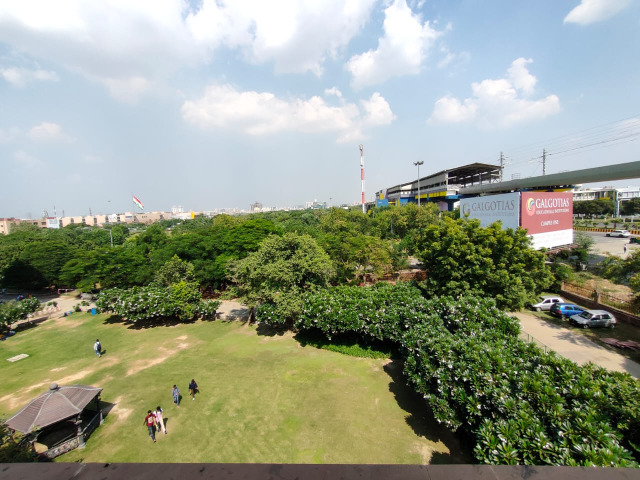
#> input picture Image Processing/Image Processing/image.jpeg, 1280 x 960 px (shown at 1/2 size)
$ jupyter execute --allow-errors 'image processing.ipynb'
#> lines starting #> are read from the running program, lines starting #| are printed output that depends on the picture
# Object Detection in Image

[cell 1]
# importing modules

import cv2
import numpy as np

#> (a cell that did not finish here is left out)

[cell 3]
with open("classes.names", "r") as f:
#> (reads Image Processing/Image Processing/classes.names from the repository)
    classes = [line.strip() for line in f.readlines()]
#> (the rest of this cell did not finish here and is left out)

[cell 4]
# Loading image for object detection

img = cv2.imread("image.jpeg")
#> img is the input picture: shape (960, 1280, 3); mean B, G, R 134.5, 154.6, 147.6
img = cv2.resize(img, None, fx=1, fy=0.8)
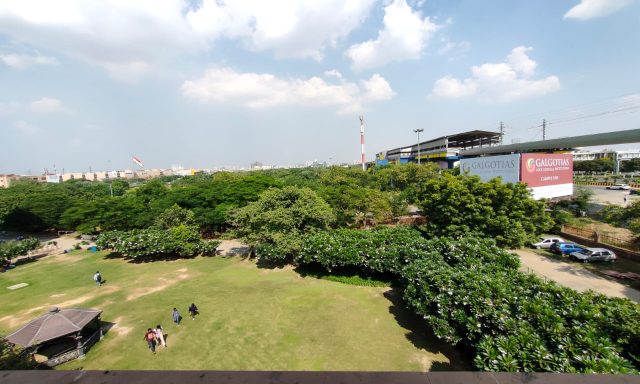
#> img: shape (768, 1280, 3) (shown at 1/2 size); mean B, G, R 134.5, 154.6, 147.6
height, width, channels = img.shape
#> height = 768; width = 1280; channels = 3

[cell 5]
# Detecting objects

blob = cv2.dnn.blobFromImage(img, 1/255, (416, 416), (0, 0, 0), True, crop=False)
#> (the rest of this cell did not finish here and is left out)

[cell 6]
# Showing informations on the screen

class_ids = []
confidences = []
boxes = []
#> (the rest of this cell did not finish here and is left out)

[cell 7]
found={}
indexes = cv2.dnn.NMSBoxes(boxes, confidences, 0.3, 0.3)
font = cv2.FONT_HERSHEY_PLAIN
for i in range(len(boxes)):
    if i in indexes:
        x, y, w, h = boxes[i]
        label = str(classes[class_ids[i]])
        color = colors[class_ids[i]]
        cv2.rectangle(img, (x, y), (x + w, y + h), color, 2)
        cv2.putText(img, label, (x, y + 30), font, 3, color, 3)
        if label in found:
            found[label]+=1
        else:
            found[label]=1
#> after the loop, found = 0 items

[cell 8]
# showing the result

cv2.imshow("Image", img)
cv2.waitKey(0)
cv2.destroyAllWindows()

[cell 9]
print(f'Objects detected are :')
for i in found:
    print(i,':',found[i])
#> this loop made 0 passes

[cell 10]
#input image

from IPython.display import Image
url = 'image.jpeg'
Image(url,width=900, height=10)

[cell 11]
# Output image

from IPython.display import Image
url = 'output.jpg'
Image(url,width=900, height=10)

[cell 12]
print(f'Objects detected are :')
for i in found:
    print(i,':',found[i])
